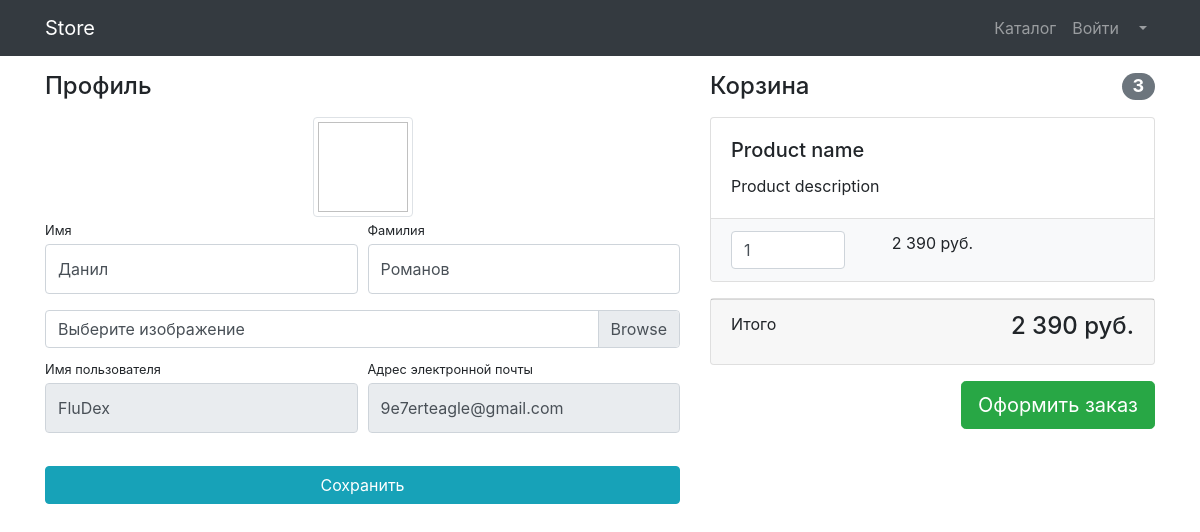
Page /users/profile/ (signed in) on the committed database.
### users/models.py (models this page shows)
class User(AbstractUser):
    image = models.ImageField(upload_to='users_images', null=True, blank=True)

### users/views.py (the view)
# urls.py: path('profile/', profile, name='profile')
def profile(request):
    if request.method == 'POST':
        form = UserProfileForm(instance=request.user, data=request.POST, files=request.FILES)
        if form.is_valid():
            form.save()
            return HttpResponseRedirect(reverse('users:profile'))
    else:
        form = UserProfileForm(instance=request.user)
    context = {
        'title': 'Store - Профиль',
        'form': form,
    }
    return render(request, 'users/profile.html', context)

### users/forms.py
class UserProfileForm(UserChangeForm):
    first_name = forms.CharField(widget=forms.TextInput(attrs={'class': 'form-control py-4'}))
    last_name = forms.CharField(widget=forms.TextInput(attrs={'class': 'form-control py-4'}))
    image = forms.ImageField(widget=forms.FileInput(attrs={'class': 'custom-file-input'}), required=False) # не обяз
    username = forms.CharField(widget=forms.TextInput(attrs={'class': 'form-control py-4', 'readonly': True}))
    email = forms.CharField(widget=forms.TextInput(attrs={'class': 'form-control py-4', 'readonly': True}))
    class Meta:
        model = User
        fields = ('first_name', 'last_name', 'image', 'username', 'email')

### users/templates/users/profile.html (shortened to what this page needs)
{% extends 'products/base.html' %}
{% load static %}
{% block css %}
<link href="{% static 'vendor/css/profile.css' %}" rel="stylesheet">
{% endblock %}
{% block content %}
<div class="container">
    <div class="row">
        <div class="col-lg-7">
            <h4 class="mt-3 mb-3">Профиль</h4>
            <div class="col-lg-12 text-center">
                <img width="100" height="100"
                     src="{% if user.image %} {{ users.image.url }} {% else %} {% static 'vendor/img/users/default_avatar.jpg' %} {% endif %}"
                     class="img-thumbnail">
            </div>
            <form action="{% url 'users:profile' %}" method="post" enctype="multipart/form-data">
                <div class="form-row">
                    <div class="col-lg-6">
                        <div class="form-group">
                            <label class="small mb-1" for="{{ form.first_name.id_for_label }}">
                                Имя
                            </label>
                            {{ form.first_name }}
                        </div>
                    </div>
                    <div class="col-lg-6">
                        <div class="form-group">
                            <label class="small mb-1" for="{{ form.last_name.id_for_label }}">
                                Фамилия
                            </label>
                            {{ form.last_name }}
                        </div>
                    </div>
                </div>
                <div class="form-row mb-2">
                    <div class="col-lg-12">
                        <div class="custom-file">
                            <label class="custom-file-label" for="{{ form.image.id_for_label }}">
                                Выберите изображение
                            </label>
                        </div>
                    </div>
                </div>
                <div class="form-row">
                    <div class="col-lg-6">
                        <label class="small mb-1" for="{{ form.last_name.id_for_label }}">
                            Имя пользователя
                        </label>
                        {{ form.username }}
                    </div>
                    <div class="col-lg-6">
                        <label class="small mb-1" for="{{ form.email.id_for_label }}">
                            Адрес электронной почты
                        </label>
                        {{ form.email }}
                    </div>
                </div>
                <div class="form-row">
                    <div class="col-lg-12" style="margin-top: 33px;">
                        <input class="btn btn-info btn-block" type="submit" value="Сохранить">
                    </div>
                </div>
            </form>
        </div>
        <div class="col-lg-5">
            <h4 class="mt-3 mb-3 d-flex justify-content-between align-items-center mb-3">
                Корзина <span class="badge badge-secondary badge-pill">3</span>
            </h4>
            <div class="card mb-3">
                <div class="card-body">
                    <h5 class="card-title">Product name</h5>
                    <p class="card-text">Product description</p>
                </div>
                <ul class="list-group list-group-flush">
                    <li class="list-group-item bg-light">
                        <div class="row text-center">
                            <div class="col-lg-4">
                                <input name="basketID" type="number" class="form-control"
                                       value="1" min="0">
                            </div>
                            <div class="col-lg-4">2 390 руб.</div>
                            <div class="col-lg-4">
                            </div>
                        </div>
                    </li>
                </ul>
            </div>
            <div class="card mb-3">
                <div class="card-footer">
                    <p class="float-left">Итого</p>
                    <h4 class="float-right">2 390 руб.</h4>
                </div>
            </div>
            <a class="btn btn-success btn-lg float-right" href="../orders/order-create.html">
                Оформить заказ
            </a>
        </div>
    </div>
</div>
{% endblock %}

### rows in the picture
User: first_name "Данил", last_name "Романов", username "FluDex", email "9e7erteagle@gmail.com"
